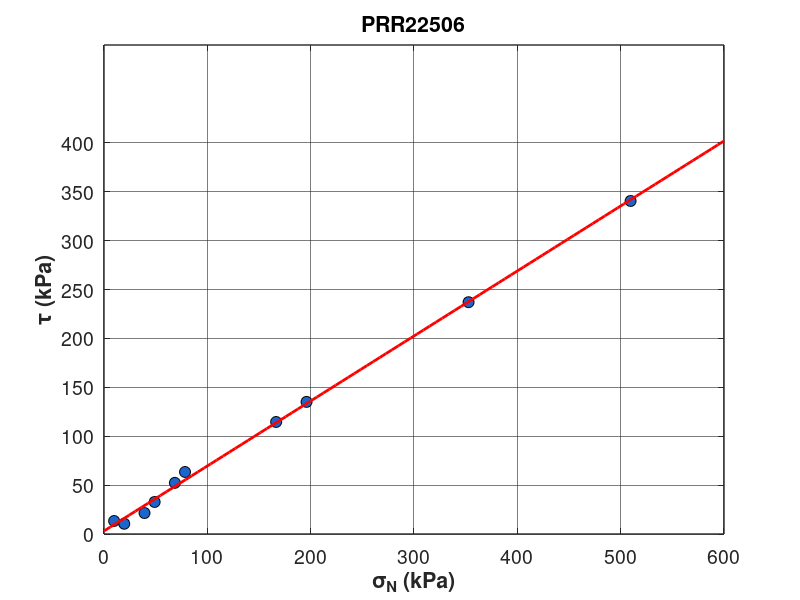

Source code (MATLAB):
% Clear the workspace and close all figures
clear;
close all;
%%
% Data
MeanTau = [13.3216 10.4654 21.4426 32.7647 52.3102 63.4305 114.5585 135.0704 237.0222 340.5228];
SigmaN = [9.8000 19.6000 39.2000 49.0000 68.6000 78.4000 166.6000 196.0000 352.8000 509.6000];

% Linear fit
p = polyfit(SigmaN, MeanTau, 1); 

% Slope and angle calculations
slope = p(1);
angle_radians = atan(slope); 
angle_degrees = rad2deg(angle_radians); 

fprintf('Slope: %.4f\n', slope);
fprintf('Angle (radians): %.4f\n', angle_radians);
fprintf('Angle (degrees): %.4f\n', angle_degrees);

% Create figure
figure('Color', 'w'); 
plot(SigmaN, MeanTau, 'o', 'MarkerSize', 8, 'MarkerFaceColor', [0.1, 0.4, 0.8], ...
    'MarkerEdgeColor', 'k');
hold on;

SigmaN_fit = linspace(0, 600);  % Extend from 0 to max(SigmaN)

MeanTau_fit = polyval(p, SigmaN_fit);

plot(SigmaN_fit, MeanTau_fit, 'r-', 'LineWidth', 2);

% Axis labels
xlabel('\sigma_N (kPa)', 'FontSize', 12, 'FontWeight', 'bold');
ylabel('\tau (kPa)', 'FontSize', 12, 'FontWeight', 'bold');

grid on;
set(gca, 'GridLineStyle', '-', 'GridAlpha', 0.6);
xticks(0:100:600);  % Set x-axis ticks at intervals of 50, from 0 to 400
yticks(0:50:400)

eqnStr = sprintf('y = %.2fx + %.2f', p(1), p(2))

title('PRR22506', 'FontSize', 14, 'FontWeight', 'bold'); 

set(gca, 'FontSize', 14, 'LineWidth', 1);
hold off;


%%
MeanTau_fit_2 = polyval(p, SigmaN);

SS_res = sum((MeanTau - MeanTau_fit_2).^2);  
SS_tot = sum((MeanTau - mean(MeanTau)).^2);
R_squared = 1 - (SS_res / SS_tot)

% RMSE calculation
RMSE = sqrt(mean((MeanTau - MeanTau_fit_2).^2))